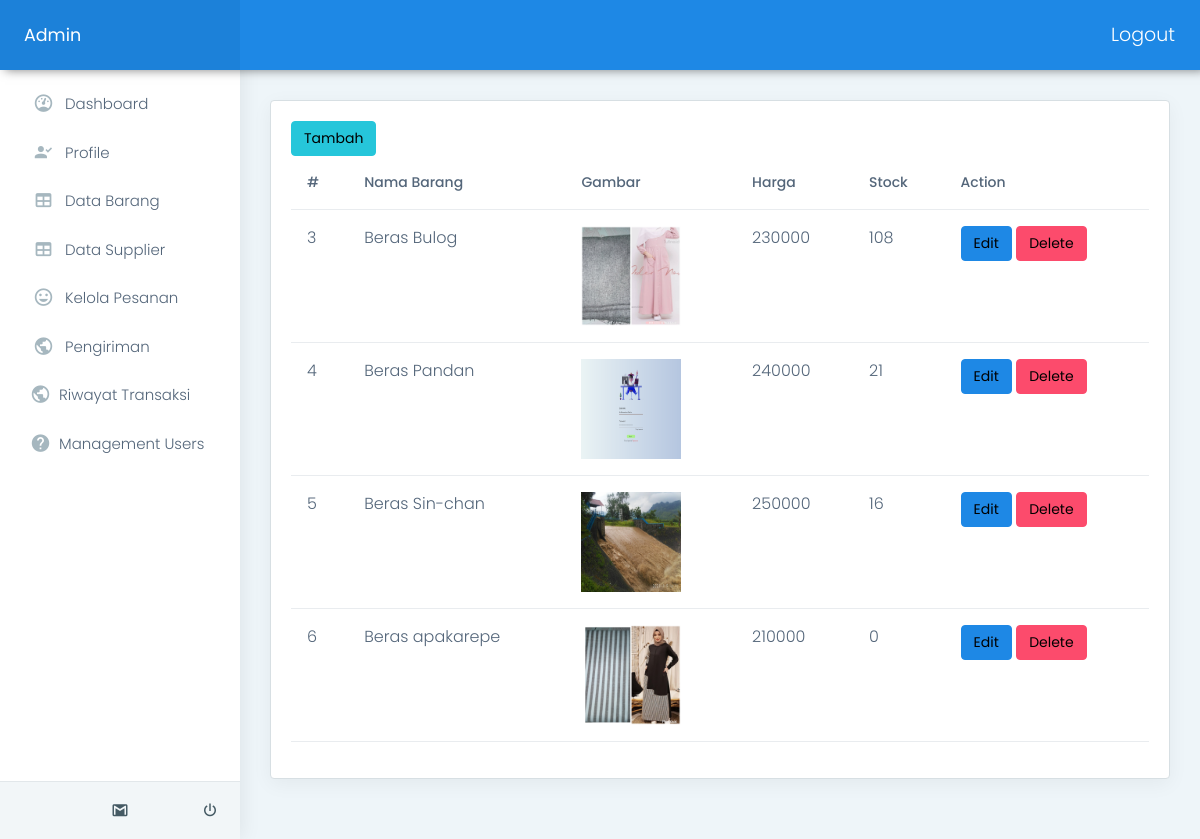
The app's page /admin/index.php?page=databarang (signed in), older data.
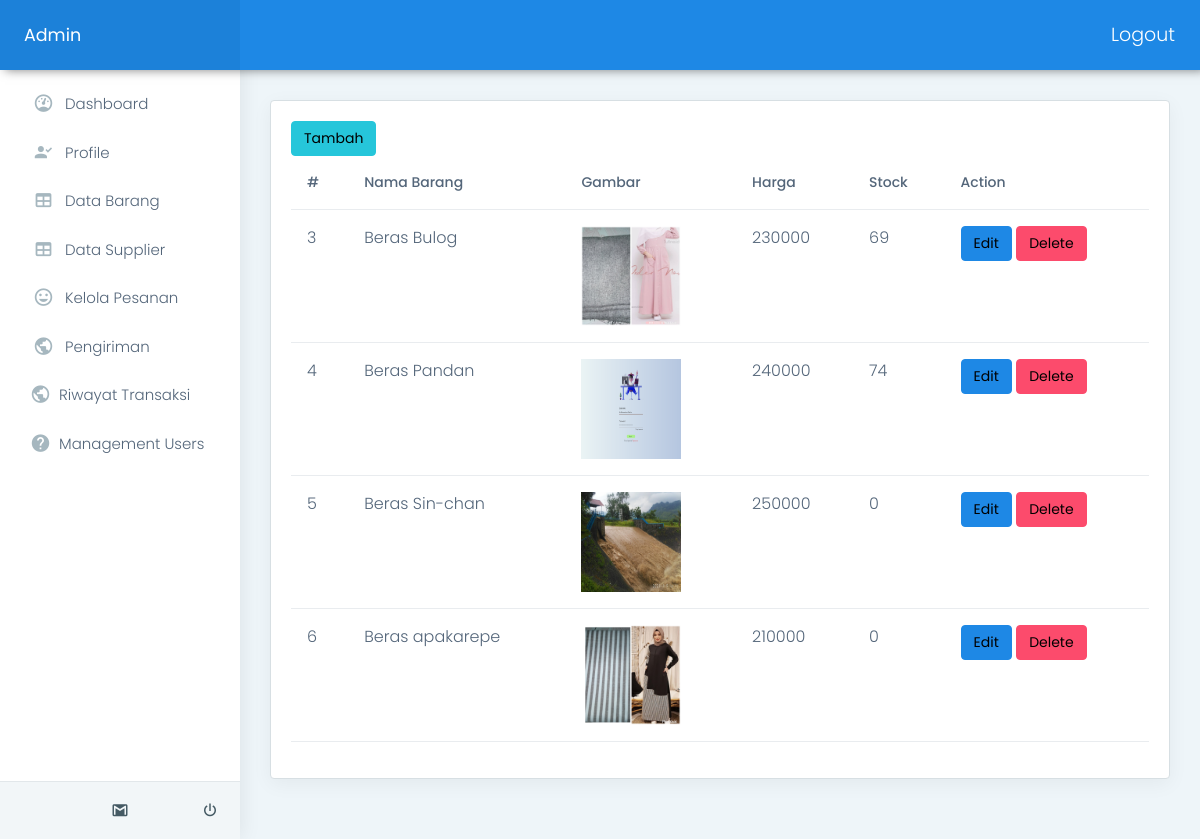
The same page, newer data.
### tables this page shows
CREATE TABLE `tb_barang` (
  `Id_barang` int(11) NOT NULL,
  `Nama_barang` varchar(40) NOT NULL,
  `stock` int(11) DEFAULT NULL,
  `harga_beli` double NOT NULL,
  `harga` double NOT NULL,
  `gambar` varchar(100) DEFAULT NULL
);

### admin/databarang/index.php (the view)
<div class="card">
    <div class="card-body">
        <a class='btn btn-success' href='/ricemil/admin/index.php?page=databarang&modul=add'>Tambah</a>
        <table class="table user-table">
            <thead>
                <tr>
                    <th class="border-top-0">#</th>
                    <th class="border-top-0">Nama Barang</th>
                    <th class="border-top-0">Gambar</th>
                    <th class="border-top-0">Harga</th>
                    <th class="border-top-0">Stock</th>
                    <th class="border-top-0">Action</th>
                </tr>
            </thead>
            <tbody>
                <?php
                $query = "SELECT * FROM tb_barang";
                $result = mysqli_query($conn, $query);
                while ($row = mysqli_fetch_assoc($result)) {
                ?>
                    <tr>
                        <td><?php echo $row['Id_barang'] ?></td>
                        <td><?php echo $row['Nama_barang'] ?></td>
                        <td><img src="http://localhost/ricemil/assets/images/produk/<?php echo $row['gambar'] ?>" alt="alter" height="100px" width="100px"></td>
                        <td><?php echo $row['harga'] ?></td>
                        <td><?php echo $row['stock'] ? $row['stock'] : 0 ?></td>
                        <td>
                            <a class='btn btn-info' href="/ricemil/admin/index.php?page=databarang&modul=edit&id=<?php echo $row['Id_barang']; ?>">Edit</a>
                            <a class='btn btn-danger' href="/ricemil/admin/index.php?page=databarang&modul=delete&id=<?php echo $row['Id_barang']; ?>">Delete</a>
                        </td>
                    </tr>
                <?php
                }
                ?>
            </tbody>
        </table>
    </div>
</div>

### admin/index.php (shortened to what this page needs)
<?php
include_once "../config/koneksi.php";
?>
<!DOCTYPE html>
<html dir="ltr" lang="en">
<head>
  <?php
  include './_partials/head.php';
  ?>
</head>
<body>
  <div id="main-wrapper" data-layout="vertical" data-navbarbg="skin6" data-sidebartype="full" data-sidebar-position="absolute" data-header-position="absolute" data-boxed-layout="full">
    <?php
    include './_partials/header.php';
    ?>
    <?php
    include './_partials/aside.php';
    ?>
    <div class="page-wrapper">
      <div class="container-fluid">
        <div class="row">
          <div class="col-lg-12">
            <?php
            if (isset($_GET['page'])) {
              $page = $_GET['page'];
              switch ($page) {
                case 'databarang':
                  if (isset($_GET['modul'])) {
                    $modul = $_GET['modul'];
                    switch ($modul) {
                      case 'add':
                        include 'databarang/add.php';
                        break;
                      case 'edit':
                        include 'databarang/edit.php';
                        break;
                      case 'delete':
                        if (isset($_GET['id'])) {
                          $id = $_GET['id'];
                          $query = "DELETE FROM tb_barang WHERE Id_barang='$id'";
                          $insert = mysqli_query($conn, $query);
                          if ($insert) {
                            header('location:/ricemil/admin/index.php?page=databarang');
                          } else {
                            die('error ' . mysqli_error($conn));
                          }
                        }
                        break;
                      default:
                        include 'databarang/index.php';
                        break;
                    }
                  } else {
                    include 'databarang/index.php';
                  }
                  break;
              }
            }else{
              include 'dashboard.php';
            }
            ?>
          </div>
        </div>
      </div>
    </div>
  </div>
</body>
</html>

### admin/_partials/head.php (shortened to what this page needs)
<link href="../assets/plugins/chartist-js/dist/chartist.min.css" rel="stylesheet">
<link href="../assets/plugins/chartist-js/dist/chartist-init.css" rel="stylesheet">
<link href="../assets/plugins/chartist-plugin-tooltip-master/dist/chartist-plugin-tooltip.css" rel="stylesheet">
<link href="../assets/plugins/c3-master/c3.min.css" rel="stylesheet">
<link href="../assets/css/style.min.css" rel="stylesheet">
<link rel="stylesheet" href="sweetalert2.min.css">

### admin/_partials/header.php (shortened to what this page needs)
<header class="topbar" data-navbarbg="skin6">
  <nav class="navbar top-navbar navbar-expand-md navbar-dark">
    <div class="navbar-header" data-logobg="skin6">
      <a class="navbar-brand ms-4" href="index.html">
        <span class="logo-text" style='color:white;'>
          Admin
        </span>
      </a>
    </div>
    <div class="navbar-collapse collapse" id="navbarSupportedContent" data-navbarbg="skin5">
      <ul class="navbar-nav">
        <li class="nav-item d-end">
          <a class="nav-link" href="/ricemil/php/logout.php">Logout</a>
        </li>
      </ul>
    </div>
  </nav>
</header>

### admin/_partials/aside.php
<aside class="left-sidebar" data-sidebarbg="skin6">
  <div class="scroll-sidebar">
    <nav class="sidebar-nav">
      <ul id="sidebarnav">
        <li class="sidebar-item"> <a class="sidebar-link waves-effect waves-dark sidebar-link" href="/ricemil/admin/" aria-expanded="false"><i class="mdi me-2 mdi-gauge"></i><span class="hide-menu">Dashboard</span></a></li>
        <li class="sidebar-item"> <a class="sidebar-link waves-effect waves-dark sidebar-link" href="/ricemil/admin/index.php?page=profile"" aria-expanded=" false">
            <i class="mdi me-2 mdi-account-check"></i><span class="hide-menu">Profile</span></a>
        </li>
        <li class="sidebar-item"> <a class="sidebar-link waves-effect waves-dark sidebar-link" href="/ricemil/admin/index.php?page=databarang" aria-expanded="false"><i class="mdi me-2 mdi-table"></i><span class="hide-menu">Data Barang</span></a></li>
        <li class="sidebar-item"> <a class="sidebar-link waves-effect waves-dark sidebar-link" href="/ricemil/admin/index.php?page=dtsupplier" aria-expanded="false"><i class="mdi me-2 mdi-table"></i><span class="hide-menu">Data Supplier</span></a></li>
        <li class="sidebar-item"> <a class="sidebar-link waves-effect waves-dark sidebar-link" href="/ricemil/admin/index.php?page=kelolapesanan" aria-expanded="false"><i class="mdi me-2 mdi-emoticon"></i><span class="hide-menu">Kelola Pesanan</span></a></li>
        <li class="sidebar-item"> <a class="sidebar-link waves-effect waves-dark sidebar-link" href="/ricemil/admin/index.php?page=transaksi" aria-expanded="false"><i class="mdi me-2 mdi-earth"></i><span class="hide-menu">Pengiriman</span></a></li>
        <li class="sidebar-item"> <a class="sidebar-link waves-effect waves-dark sidebar-link" href="/ricemil/admin/index.php?page=transaksihis" aria-expanded="false"><i class="mdi me-2 mdi-earth"></i><span class="hide-menu">Riwayat Transaksi</span></a></li>
        <li class="sidebar-item"> <a class="sidebar-link waves-effect waves-dark sidebar-link" href="/ricemil/admin/index.php?page=account" aria-expanded="false"><i class="mdi me-2 mdi-help-circle"></i><span class="hide-menu">Management Users</span></a></li>
      </ul>
    </nav>
  </div>
  <div class="sidebar-footer">
    <div class="row">
      <div class="col-4 link-wrap">
        <?php
        $sql = mysqli_query($conn, "SELECT * FROM users WHERE unique_id = {$_SESSION['unique_id']}");
        if (mysqli_num_rows($sql) > 0) {
          $row = mysqli_fetch_assoc($sql);
        }
        ?>
        <a href="../php/logout.php?logout_id=<?php echo $row['unique_id']; ?>" alt class="link" title="" data-original-title="Logout"><i class="ti-settings"></i></a>
      </div>
      <div class="col-4 link-wrap">
        <a href="" class="link" title="" data-original-title="Email"><i class="mdi mdi-gmail"></i></a>
      </div>
      <div class="col-4 link-wrap">
        <a href="" class="link" title="" data-original-title="Logout"><i class="mdi mdi-power"></i></a>
      </div>
    </div>
  </div>
</aside>

Row changes from the older to the newer data that the page shows:
changed tb_barang "Beras Bulog": stock "108" → "69"
changed tb_barang "Beras Pandan": stock "21" → "74"
changed tb_barang "Beras Sin-chan": stock "16" → (not shown); now shows "0"
